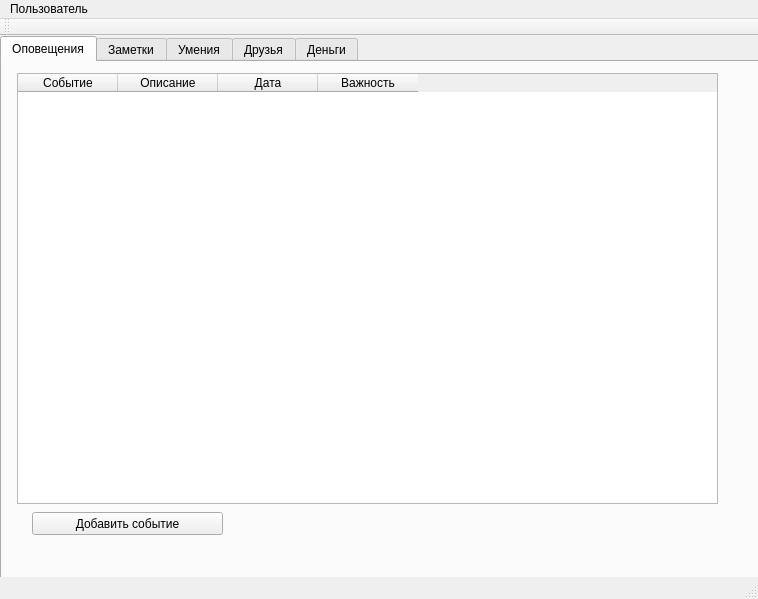
<?xml version="1.0" encoding="UTF-8"?>
<ui version="4.0">
 <class>MainWindow</class>
 <widget class="QMainWindow" name="MainWindow">
  <property name="geometry">
   <rect>
    <x>0</x>
    <y>0</y>
    <width>758</width>
    <height>599</height>
   </rect>
  </property>
  <property name="sizePolicy">
   <sizepolicy hsizetype="Fixed" vsizetype="Fixed">
    <horstretch>0</horstretch>
    <verstretch>0</verstretch>
   </sizepolicy>
  </property>
  <property name="maximumSize">
   <size>
    <width>758</width>
    <height>599</height>
   </size>
  </property>
  <property name="windowTitle">
   <string>Помощник</string>
  </property>
  <property name="windowIcon">
   <iconset>
    <normaloff>../../../Temp/qwerty.png</normaloff>../../../Temp/qwerty.png</iconset>
  </property>
  <widget class="QWidget" name="centralWidget">
   <widget class="QTabWidget" name="MainTab">
    <property name="geometry">
     <rect>
      <x>0</x>
      <y>0</y>
      <width>761</width>
      <height>571</height>
     </rect>
    </property>
    <property name="sizePolicy">
     <sizepolicy hsizetype="Fixed" vsizetype="Fixed">
      <horstretch>0</horstretch>
      <verstretch>0</verstretch>
     </sizepolicy>
    </property>
    <property name="currentIndex">
     <number>0</number>
    </property>
    <widget class="QWidget" name="tab_1">
     <property name="toolTip">
      <string/>
     </property>
     <attribute name="title">
      <string>Оповещения</string>
     </attribute>
     <widget class="QTableWidget" name="EventsTable">
      <property name="geometry">
       <rect>
        <x>15</x>
        <y>11</y>
        <width>701</width>
        <height>431</height>
       </rect>
      </property>
      <column>
       <property name="text">
        <string>Событие</string>
       </property>
      </column>
      <column>
       <property name="text">
        <string>Описание</string>
       </property>
      </column>
      <column>
       <property name="text">
        <string>Дата</string>
       </property>
      </column>
      <column>
       <property name="text">
        <string>Важность</string>
       </property>
      </column>
     </widget>
     <widget class="QPushButton" name="AddEventButton">
      <property name="geometry">
       <rect>
        <x>30</x>
        <y>450</y>
        <width>191</width>
        <height>23</height>
       </rect>
      </property>
      <property name="text">
       <string>Добавить событие</string>
      </property>
     </widget>
    </widget>
    <widget class="QWidget" name="tab_2">
     <attribute name="title">
      <string>Заметки</string>
     </attribute>
     <widget class="QTextEdit" name="textEdit">
      <property name="geometry">
       <rect>
        <x>10</x>
        <y>10</y>
        <width>731</width>
        <height>511</height>
       </rect>
      </property>
     </widget>
    </widget>
    <widget class="QWidget" name="tab_3">
     <attribute name="title">
      <string>Умения</string>
     </attribute>
     <widget class="QListView" name="SkillsList">
      <property name="geometry">
       <rect>
        <x>450</x>
        <y>20</y>
        <width>281</width>
        <height>471</height>
       </rect>
      </property>
      <property name="sizePolicy">
       <sizepolicy hsizetype="Fixed" vsizetype="Fixed">
        <horstretch>0</horstretch>
        <verstretch>0</verstretch>
       </sizepolicy>
      </property>
     </widget>
     <widget class="QGroupBox" name="groupBox">
      <property name="geometry">
       <rect>
        <x>10</x>
        <y>20</y>
        <width>431</width>
        <height>471</height>
       </rect>
      </property>
      <property name="sizePolicy">
       <sizepolicy hsizetype="Fixed" vsizetype="Fixed">
        <horstretch>0</horstretch>
        <verstretch>0</verstretch>
       </sizepolicy>
      </property>
      <property name="title">
       <string>Детальная иформация</string>
      </property>
     </widget>
    </widget>
    <widget class="QWidget" name="tab_4">
     <attribute name="title">
      <string>Друзья</string>
     </attribute>
     <widget class="QTableWidget" name="FriendsTable">
      <property name="geometry">
       <rect>
        <x>10</x>
        <y>10</y>
        <width>731</width>
        <height>461</height>
       </rect>
      </property>
      <property name="minimumSize">
       <size>
        <width>731</width>
        <height>0</height>
       </size>
      </property>
      <column>
       <property name="text">
        <string>Имя</string>
       </property>
      </column>
      <column>
       <property name="text">
        <string>Статус</string>
       </property>
      </column>
      <column>
       <property name="text">
        <string>Описание</string>
       </property>
      </column>
      <column>
       <property name="text">
        <string>Дата последней встречи</string>
       </property>
      </column>
     </widget>
     <widget class="QPushButton" name="AddFriendButton">
      <property name="geometry">
       <rect>
        <x>20</x>
        <y>490</y>
        <width>181</width>
        <height>23</height>
       </rect>
      </property>
      <property name="text">
       <string>Добавить</string>
      </property>
     </widget>
     <widget class="QPushButton" name="AddFriendButton_2">
      <property name="geometry">
       <rect>
        <x>210</x>
        <y>490</y>
        <width>181</width>
        <height>23</height>
       </rect>
      </property>
      <property name="text">
       <string>Редактировать</string>
      </property>
     </widget>
     <widget class="QPushButton" name="AddFriendButton_3">
      <property name="geometry">
       <rect>
        <x>400</x>
        <y>490</y>
        <width>181</width>
        <height>23</height>
       </rect>
      </property>
      <property name="text">
       <string>Удалить</string>
      </property>
     </widget>
    </widget>
    <widget class="QWidget" name="tab_5">
     <attribute name="title">
      <string>Деньги</string>
     </attribute>
    </widget>
   </widget>
  </widget>
  <widget class="QMenuBar" name="menuBar">
   <property name="geometry">
    <rect>
     <x>0</x>
     <y>0</y>
     <width>758</width>
     <height>21</height>
    </rect>
   </property>
   <widget class="QMenu" name="menu">
    <property name="title">
     <string>Пользователь</string>
    </property>
    <addaction name="action"/>
    <addaction name="separator"/>
    <addaction name="action_3"/>
    <addaction name="separator"/>
    <addaction name="action_5"/>
   </widget>
   <addaction name="menu"/>
  </widget>
  <widget class="QToolBar" name="mainToolBar">
   <attribute name="toolBarArea">
    <enum>TopToolBarArea</enum>
   </attribute>
   <attribute name="toolBarBreak">
    <bool>false</bool>
   </attribute>
  </widget>
  <widget class="QStatusBar" name="statusBar"/>
  <action name="action">
   <property name="text">
    <string>Сменить пароль</string>
   </property>
  </action>
  <action name="action_3">
   <property name="text">
    <string>Сохранить</string>
   </property>
  </action>
  <action name="action_5">
   <property name="text">
    <string>Выход</string>
   </property>
  </action>
 </widget>
 <layoutdefault spacing="6" margin="11"/>
 <resources/>
 <connections/>
</ui>
